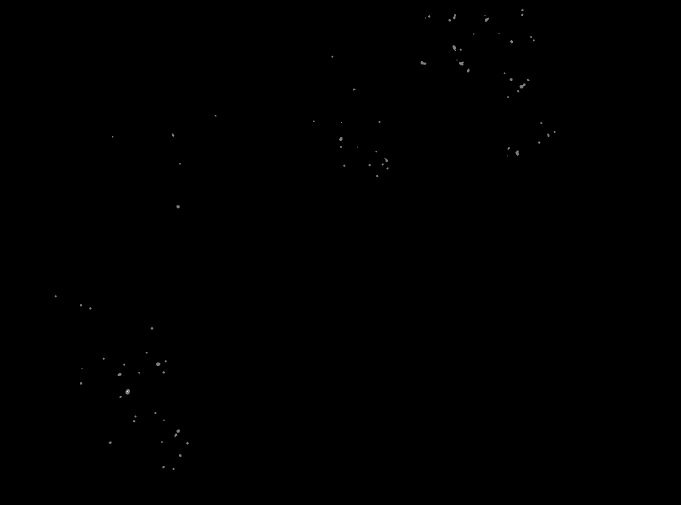
#> input picture kondenzace_jader/image_test.tif, 1362 x 1010 px (shown at 1/2 size); the run also reads 1 picture not shown here
$ python total_perimeter_domains_tpd.py
#> lines starting #> are read from the running program, lines starting #| are printed output that depends on the picture; after the words box and inside, x2 and y2 are one past the last pixel; in counts of white or black regions, pixels touching at a corner belong together; long printed decimals are rounded


import numpy as np
from skimage.io import imread
import matplotlib.pyplot as plt
import scipy.ndimage as ndi
import cv2
from scipy.interpolate import RegularGridInterpolator
from scipy.interpolate import interp1d
from skimage.measure import label, regionprops, regionprops_table
from skimage import exposure, img_as_float
from scipy.ndimage import sobel
from skimage.morphology import skeletonize
from scipy import stats


def normalize_tpd(img):

    saturation = 0.35
    p_low, p_high = np.percentile(img, (saturation, 100 - saturation))
    img = exposure.rescale_intensity(img, in_range=(p_low, p_high))

    img = exposure.equalize_hist(img)

    return img


def compute_total_perimeter_domains_tpd(img, mask):


    edges_x = sobel(img, axis=0)
    edges_y = sobel(img, axis=1)
    edges = np.hypot(edges_x, edges_y)


    th = np.mean(edges[mask])


    # [6 lines of commented-out code are left out]

    edges_bin = edges > th
    edges_bin[mask == 0] = 0


    skeleton = skeletonize(edges_bin)

    skeleton_area = np.sum(skeleton)
    nuc_area = np.sum(mask)

    tpd = skeleton_area / nuc_area


    # [23 lines of commented-out code are left out]

    return tpd, skeleton, edges_bin, edges


if __name__ == "__main__":

    img = imread('image_test.tif')
#> img is the input picture: shape (1010, 1362) uint16; min 111, max 519, mean 141.8
    mask = imread('mask_test.png')
#> mask: shape (1010, 1362) uint16; min 0, max 7, mean 0.657

    mask = mask == 1
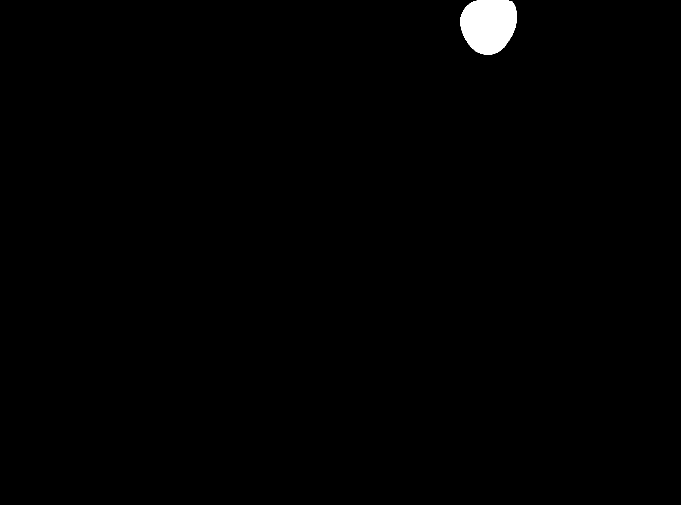
#> mask: shape (1010, 1362) bool (shown at 1/2 size); 0.72% white; 1 white region, box (x1, y1, x2, y2) and area: (921, 1, 1034, 110) 9905


    bbox = cv2.boundingRect(mask.astype(np.uint8))
#> bbox = (921, 1, 113, 109)
    img = img[bbox[1]:bbox[1]+bbox[3], bbox[0]:bbox[0]+bbox[2]]
#> img: shape (109, 113) uint16
    mask = mask[bbox[1]:bbox[1]+bbox[3], bbox[0]:bbox[0]+bbox[2]]
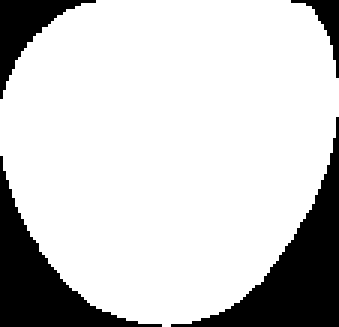
#> mask: shape (109, 113) bool (shown 3 times larger); 80.4% white; 4 black regions, box (x1, y1, x2, y2) and area: (57, 39, 113, 109) 1096, (0, 52, 54, 109) 858, (0, 0, 32, 33) 343, (97, 0, 113, 26) 115

    img = normalize_tpd(img)
#> in normalize_tpd, `p_low, p_high = np.percentile(img, (saturation, 100 - saturation))`: p_low = 137; p_high = 284
#> in normalize_tpd, `img = exposure.equalize_hist(img)`:
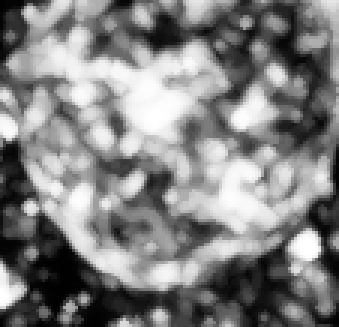
#> img: shape (109, 113) float64 (shown 3 times larger); min 0.00625, max 1, mean 0.51

    tpd, skeleton, edges_bin, edges = compute_total_perimeter_domains_tpd(img, mask)
#> in compute_total_perimeter_domains_tpd, `edges_y = sobel(img, axis=1)`:
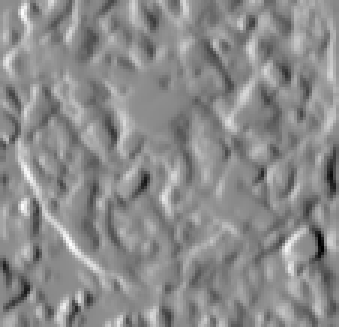
#> edges_y: shape (109, 113) float64 (shown 3 times larger); min -2.85, max 2.36, mean 0.00184; drawn with min black and max white
#> in compute_total_perimeter_domains_tpd, `edges = np.hypot(edges_x, edges_y)`:
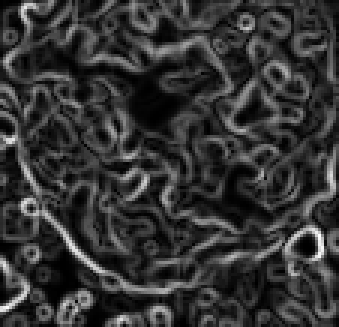
#> edges: shape (109, 113) float64 (shown 3 times larger); min 0, max 3.06, mean 0.63; drawn with min black and max white
#> in compute_total_perimeter_domains_tpd, `th = np.mean(edges[mask])`: th = 0.614
#> in compute_total_perimeter_domains_tpd, `edges_bin = edges > th`: edges_bin: shape (109, 113) bool; 42.7% white; 52 white regions (38 under 20 px), largest, box (x1, y1, x2, y2) and area: (0, 0, 113, 109) 4342, (97, 5, 113, 31) 129, (35, 101, 58, 109) 109
#> in compute_total_perimeter_domains_tpd, `edges_bin[mask == 0] = 0`:
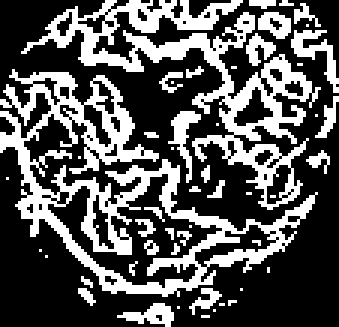
#> edges_bin: shape (109, 113) bool (shown 3 times larger); 33.7% white in thin lines or dots
#> in compute_total_perimeter_domains_tpd, `skeleton = skeletonize(edges_bin)`:
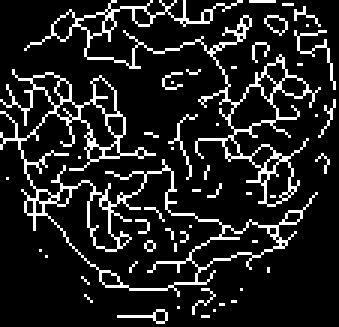
#> skeleton: shape (109, 113) bool (shown 3 times larger); 13.3% white in thin lines or dots
#> in compute_total_perimeter_domains_tpd, `skeleton_area = np.sum(skeleton)`: skeleton_area = 1633
#> in compute_total_perimeter_domains_tpd, `nuc_area = np.sum(mask)`: nuc_area = 9905
#> in compute_total_perimeter_domains_tpd, `tpd = skeleton_area / nuc_area`: tpd = 0.165
#> tpd = 0.165

    print(tpd)
#| 0.1649
